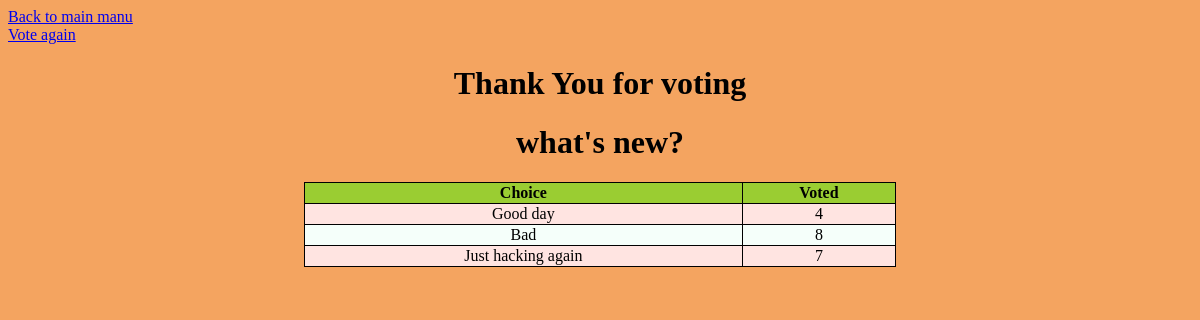
/bmi/1/results/, run on the app's committed database.
### bmi/models.py (models this page shows, shortened)
class Question(models.Model):
    question_text = models.CharField(max_length=200)
    pub_date = models.DateTimeField('date published')

class choice(models.Model):
    question = models.ForeignKey(Question, on_delete=models.CASCADE)
    choice_text = models.CharField(max_length=200)
    votes = models.IntegerField(default=0)

### bmi/views.py (the view)
# urls.py: url(r'^(?P<pk>[0-9]+)/results/$', views.ResultsView.as_view(), name='results'),
class ResultsView(generic.DetailView):
    model = Question
    template_name = 'bmi/result.html'

### bmi/templates/bmi/result.html (shortened to what this page needs)
<head>
</head>
<body style="background-color:SandyBrown">
<a href="{% url 'bmi:index' %}">Back to main manu</a><br>
<a href="{% url 'bmi:detail' question.id %}">Vote again</a>
<center>
<h1> Thank You for voting</h1>
<h1>{{ question.question_text }}</h1>
<table>
	<th> Choice </th>
	<th> Voted </td>
{% for choice in question.choice_set.all %}
	<tr>
    	<td>{{ choice.choice_text }}</td>
		<td style="text-align:center">{{ choice.votes }}</td>
	</tr>
{% endfor %}
</body>

### bmi/templates/bmi/result.html (style rules this page uses)
table { width:50%; border: 1px solid black; border-collapse: collapse; }
tr:nth-child(odd) { background-color: MintCream; }
tr:nth-child(even) { background-color: MistyRose; }
th { border: 1px solid black; background-color: YellowGreen; border-collapse: collapse }
td { text-align: center; border: 1px solid black; }

### data on the page
Question: question_text "what's new?"
choice: choice_text "Good day", votes "4"
choice: choice_text "Bad", votes "8"
choice: choice_text "Just hacking again", votes "7"
